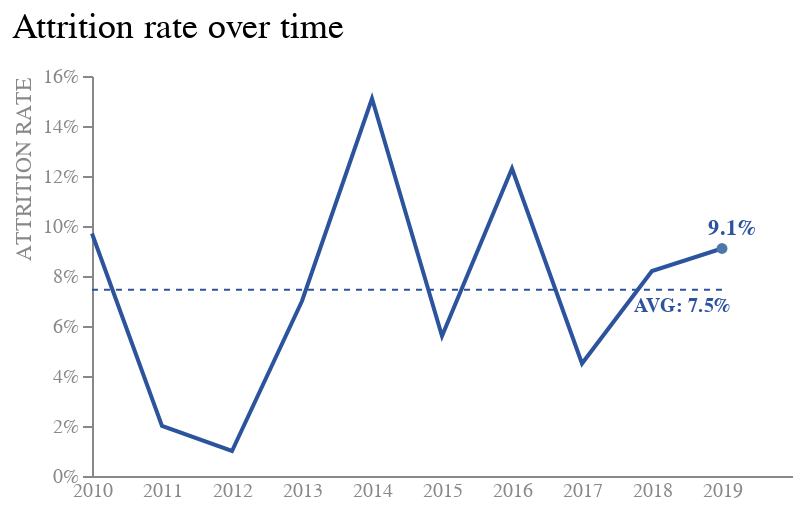

The cell this chart's notebook holds for it:
### Code cell
line = base.mark_line(color = '#2c549d').encode(
    x = alt.X('Year:O',
              axis = alt.Axis(labelAngle = 0, labelColor = '#888888', ticks = False),
              title = None,
              scale = alt.Scale(align = 0)
              ), 
    y = alt.Y('Attrition Rate',
              axis = alt.Axis(grid = False, titleAnchor = 'end', 
                              labelColor = "#888888", titleColor = '#888888', 
                              tickCount = 9, format = "%", titleFontWeight = 'normal'), 
              title = "ATTRITION RATE"
              )
    )

label = base.mark_text(align = 'left', dx = 3, color = '#2c549d', fontWeight = 'bold').encode(
    x = alt.X('Year:O'),
    y = alt.Y('Attrition Rate'),
    text = alt.Text('Attrition Rate', format = ".1%"),
    xOffset = alt.value(-10),
    yOffset = alt.value(-10)
).transform_filter(
    alt.FieldEqualPredicate(field='Year', equal=2019)
    )

label2 = alt.Chart({"values": 
                    [{"text":  ['AVG: 7.5%']}]
                    }
                    ).mark_text(size = 10, 
                                align = "left", 
                                dx = 96, dy = 15, 
                                color = '#2c549d',
                                fontWeight = 'bold'
                                ).encode(text = "text:N")

point = base.mark_point(filled = True).encode(
    x = alt.X('Year:O'),
    y = alt.Y('Attrition Rate', aggregate = {'argmax': 'Year'})
).transform_filter(
    alt.FieldEqualPredicate(field='Year', equal=2019)
    )

final = line + rule + label + label2 + point

final.properties(
    width = 350,
    height = 200
).configure_view(stroke = None)

### Figure 1 — Vega-Lite specification as saved in the notebook (floating-point values rounded to 4 significant figures)
{"config": {"view": {"continuousWidth": 300, "continuousHeight": 300, "stroke": null}}, "layer": [{"mark": {"type": "line", "color": "#2c549d"}, "encoding": {"x": {"axis": {"labelAngle": 0, "labelColor": "#888888", "ticks": false}, "field": "Year", "scale": {"align": 0}, "title": null, "type": "ordinal"}, "y": {"axis": {"format": "%", "grid": false, "labelColor": "#888888", "tickCount": 9, "titleAnchor": "end", "titleColor": "#888888", "titleFontWeight": "normal"}, "field": "Attrition Rate", "title": "ATTRITION RATE", "type": "quantitative"}}, "title": {"text": "Attrition rate over time", "anchor": "start", "fontSize": 18, "fontWeight": "normal", "offset": 10}}, {"mark": {"type": "rule", "color": "#2c549d", "strokeDash": [3, 3]}, "encoding": {"x": {"value": 0}, "x2": {"value": 315}, "y": {"aggregate": "mean", "field": "Attrition Rate", "type": "quantitative"}}, "title": {"text": "Attrition rate over time", "anchor": "start", "fontSize": 18, "fontWeight": "normal", "offset": 10}}, {"mark": {"type": "text", "align": "left", "color": "#2c549d", "dx": 3, "fontWeight": "bold"}, "encoding": {"text": {"field": "Attrition Rate", "format": ".1%", "type": "quantitative"}, "x": {"field": "Year", "type": "ordinal"}, "xOffset": {"value": -10}, "y": {"field": "Attrition Rate", "type": "quantitative"}, "yOffset": {"value": -10}}, "title": {"text": "Attrition rate over time", "anchor": "start", "fontSize": 18, "fontWeight": "normal", "offset": 10}, "transform": [{"filter": {"equal": 2019, "field": "Year"}}]}, {"data": {"name": "data-237b215111f262900345e668dc9522f9"}, "mark": {"type": "text", "align": "left", "color": "#2c549d", "dx": 96, "dy": 15, "fontWeight": "bold", "size": 10}, "encoding": {"text": {"field": "text", "type": "nominal"}}}, {"data": {"name": "data-0a7ed12b3693b0f6b7061ff4e2683f48"}, "mark": {"type": "point", "filled": true}, "encoding": {"x": {"field": "Year", "type": "ordinal"}, "y": {"aggregate": {"argmax": "Year"}, "field": "Attrition Rate", "type": "quantitative"}}, "title": {"text": "Attrition rate over time", "anchor": "start", "fontSize": 18, "fontWeight": "normal", "offset": 10}, "transform": [{"filter": {"equal": 2019, "field": "Year"}}]}], "data": {"name": "data-0a7ed12b3693b0f6b7061ff4e2683f48"}, "height": 200, "width": 350, "$schema": "https://vega.github.io/schema/vega-lite/v5.15.1.json", "datasets": {"data-0a7ed12b3693b0f6b7061ff4e2683f48": [{"Year": 2019, "Attrition Rate": 0.091}, {"Year": 2018, "Attrition Rate": 0.082}, {"Year": 2017, "Attrition Rate": 0.045}, {"Year": 2016, "Attrition Rate": 0.123}, {"Year": 2015, "Attrition Rate": 0.056}, {"Year": 2014, "Attrition Rate": 0.151}, {"Year": 2013, "Attrition Rate": 0.07}, {"Year": 2012, "Attrition Rate": 0.01}, {"Year": 2011, "Attrition Rate": 0.02}, {"Year": 2010, "Attrition Rate": 0.097}], "data-237b215111f262900345e668dc9522f9": [{"text": ["AVG: 7.5%"]}]}}
